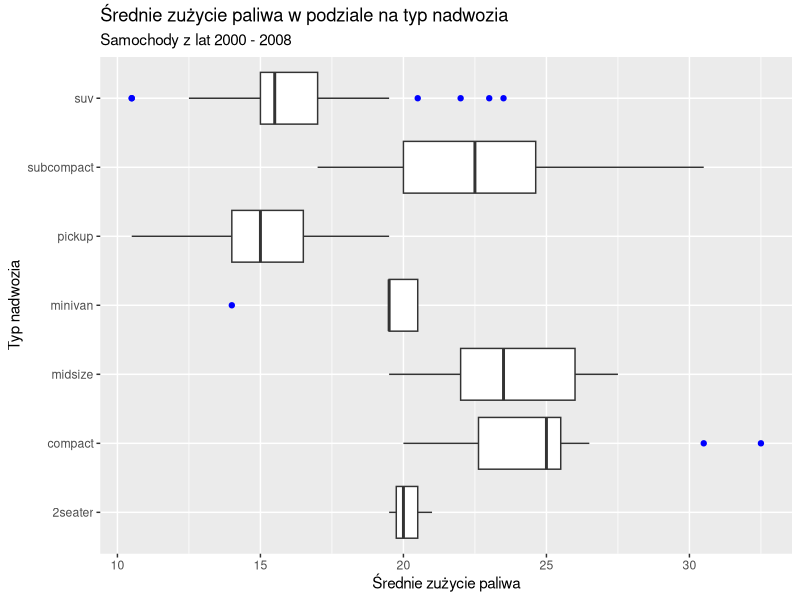
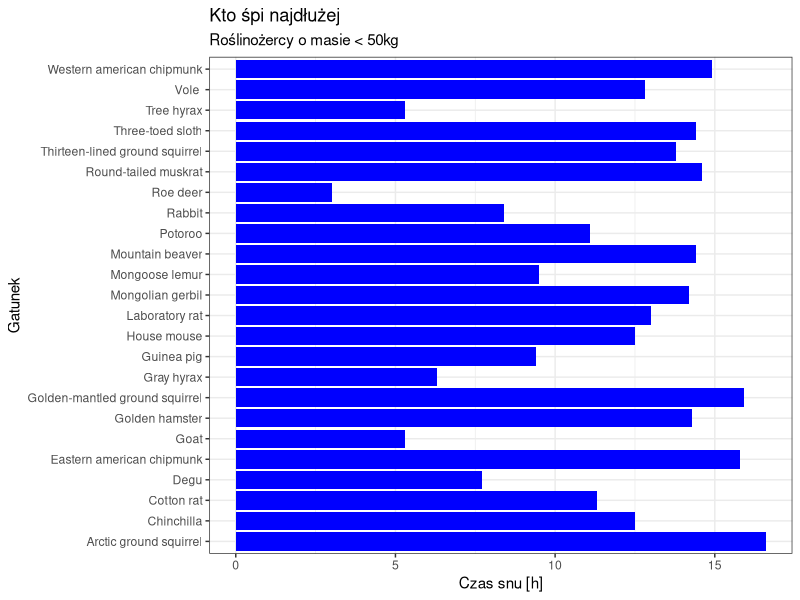
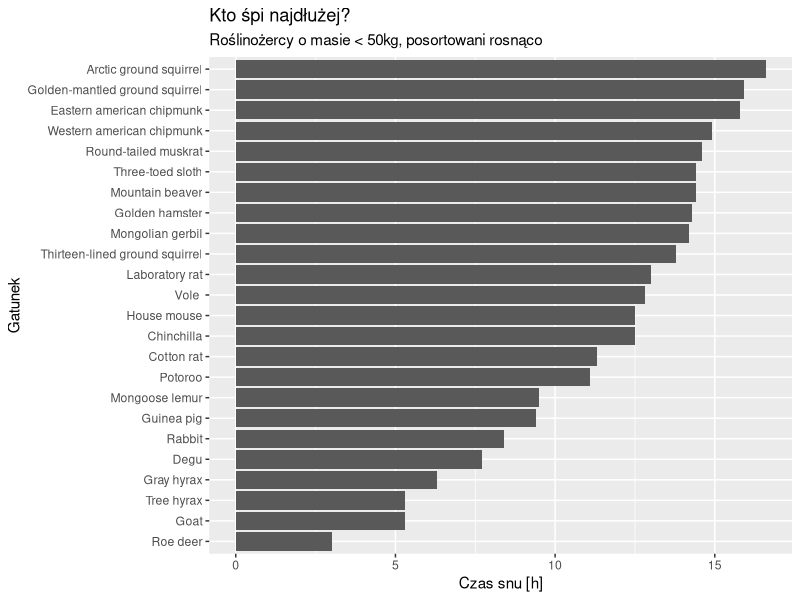
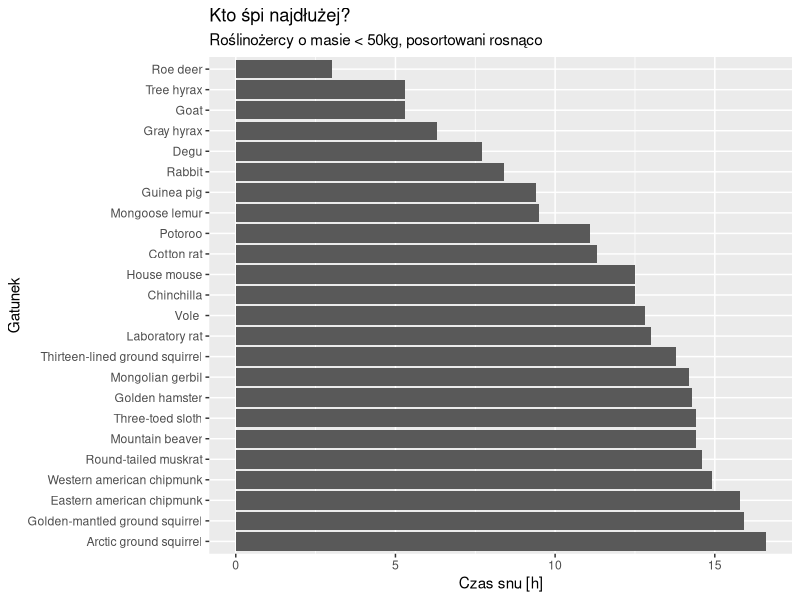
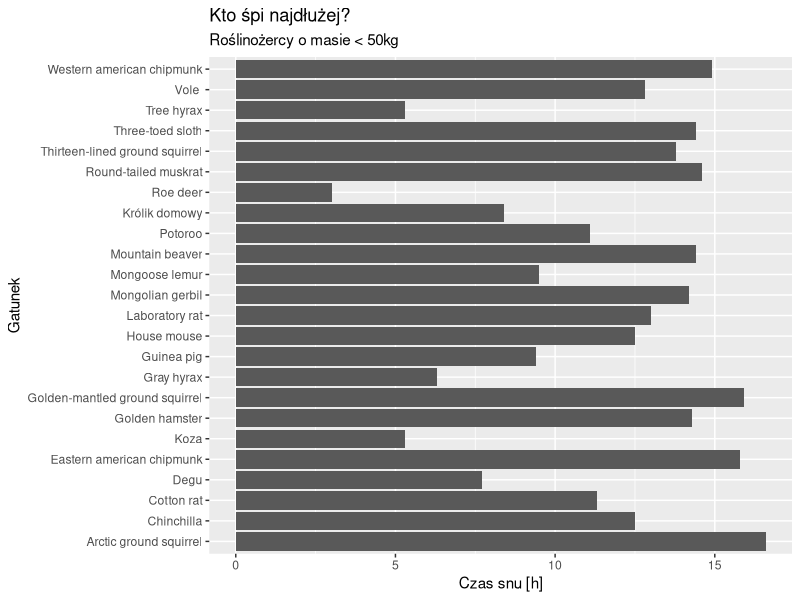
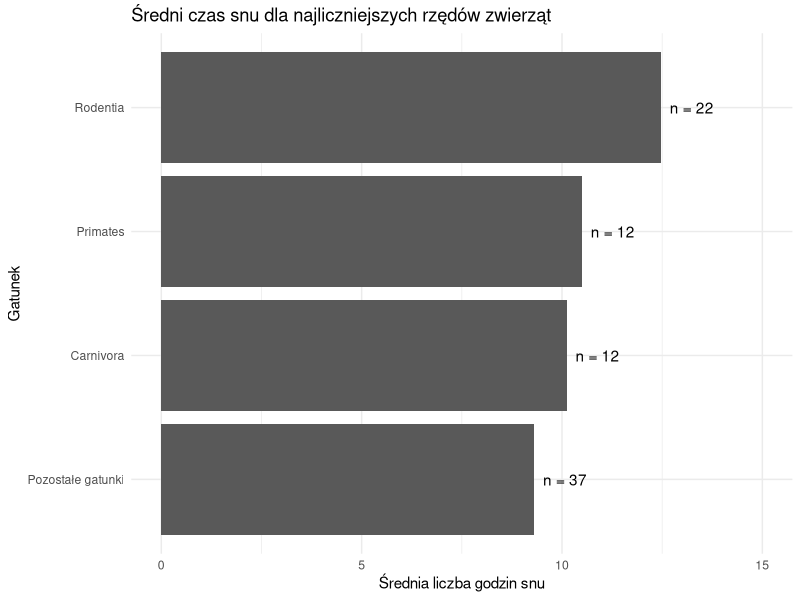
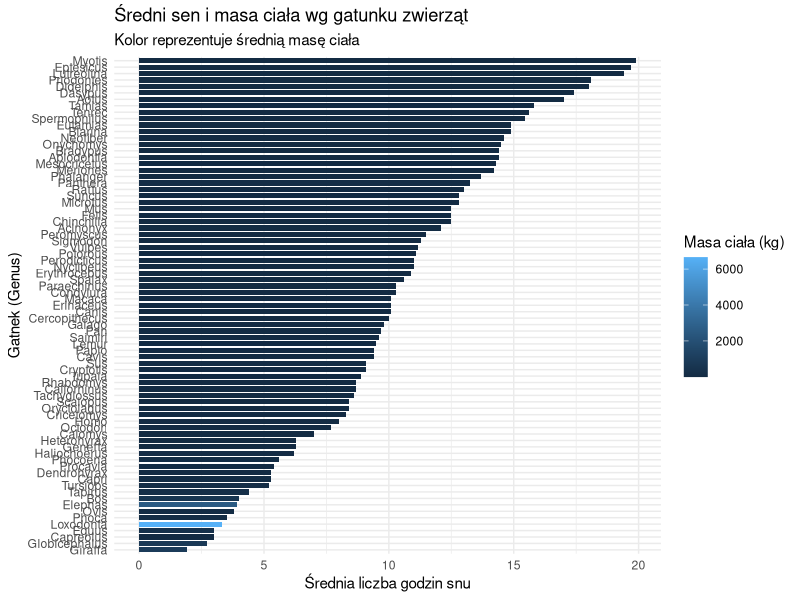
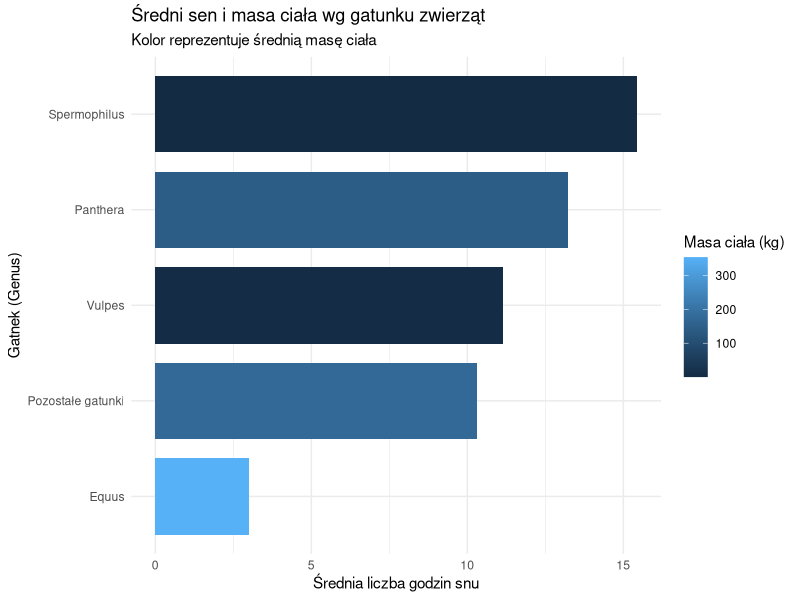

Write the R code that produced these figures, in order.
#=======================================================#
#              WSTĘP DO EKSPLORACJI DANYCH              # 
#                     LABORATORIUM 4                    #
#=======================================================#
library(dplyr)
library(ggplot2)
library(forcats)

# 0. Zadania rozgrzewkowe -------------------------------------------------

?mpg
# Note: dane z pakietu ggplot2, dane na temat samochodów

?msleep
# Note: dane z pakietu ggplot2, dane na temat snu ssaków

## Zadanie 0.1 -------------------------------------------------------------
# Załóżmy, że interesują nas tylko samochody z lat 2000-2008 (kolumna year).
# Stwórz nową kolumną fuel_efficiency, która będzie średnią z zużycia paliwa
# w mieście (cty) i na autostradzie (hwy). 
# Narysuj rozkład tej nowej zmiennej w podziale na typ nadwozia (class).

mpg %>% 
  filter(year >= 2000, year <= 2008) %>% 
  mutate(fuel_efficiency = (cty + hwy)/2) %>% 
  ggplot(aes(x = fuel_efficiency, y = class)) +
  geom_boxplot(outlier.color = "blue") +
  labs(x = "Średnie zużycie paliwa",
       y = "Typ nadwozia",
       title = "Średnie zużycie paliwa w podziale na typ nadwozia",
       subtitle = "Samochody z lat 2000 - 2008")


## Zadanie 0.2 -------------------------------------------------------------
# Używając zbioru danych msleep wykonaj następujące kroki:

# 1) Wybierz tylko te zwierzęta, których masa ciała (bodywt)
# jest mniejsza niż 50 kg i które są roślinożercami (vore == "herbi").

# 2) Stwórz wykres słupkowy, który pokaże łączny czas snu (sleep_total)
# dla poszczególnych gatunków (name).

# 3) Chcemy, aby nazwy zwierząt były na osi pionowej.

msleep %>% 
  filter(bodywt < 50, vore == "herbi") %>% 
  ggplot(aes(x = sleep_total, y = name)) + 
  geom_col(fill = "blue") +
  labs(title = "Kto śpi najdłużej",
       subtitle = "Roślinożercy o masie < 50kg",
       x = "Czas snu [h]",
       y = "Gatunek") +
  theme_bw()


# !Note: Słupki bez sortowania ciężko się odczytuje, znacznie łatwiej 
# uzyskiwać informacji jeżeli słupki są posortowane. Oczywiście sortowanie 
# nie ma sensu gdy kolejne słupki to są na przykład lata.

# 1. forcats --------------------------------------------------------------

# !Note: Pakiet forcats jest pomocnikiem w sortowaniu wartości (w szczególności
# gdy są to zmienne factor).


# a) sortowanie według wartości - fct_reorder -----------------------------

# malejąco
msleep %>% 
  filter(bodywt < 50, vore == "herbi") %>% 
  mutate(name = fct_reorder(name, sleep_total)) %>% # Sortuje name według sleep_total 
  ggplot(aes(x = sleep_total, y = name)) + 
  geom_col() +
  labs(title = "Kto śpi najdłużej?",
       subtitle = "Roślinożercy o masie < 50kg, posortowani rosnąco",
       x = "Czas snu [h]", y = "Gatunek")

# rosnąco
msleep %>% 
  filter(bodywt < 50, vore == "herbi") %>% 
  mutate(name = fct_reorder(name, desc(sleep_total))) %>% # Sortuje name według sleep_total
  ggplot(aes(x = sleep_total, y = name)) + 
  geom_col() +
  labs(title = "Kto śpi najdłużej?",
       subtitle = "Roślinożercy o masie < 50kg, posortowani rosnąco",
       x = "Czas snu [h]", y = "Gatunek")



# b) zmiana nazw na bardziej czytelne - fct_recode ------------------------

msleep %>% 
  filter(bodywt < 50, vore == "herbi") %>% 
  mutate(name = fct_recode(name, 
                           "Królik domowy" = "Rabbit",
                           "Krowa" = "Cow",
                           "Koza" = "Goat")) %>% 
  ggplot(aes(x = sleep_total, y = name)) + 
  geom_col() +
  labs(title = "Kto śpi najdłużej?",
       subtitle = "Roślinożercy o masie < 50kg",
       x = "Czas snu [h]", y = "Gatunek")



# c) łączenie w grupy - fct_lump() ----------------------------------------

msleep_top_orders <- msleep %>%
  mutate(order_lumped = fct_lump(order, n = 3, other_level = "Pozostałe gatunki")) %>%
  group_by(order_lumped) %>%
  summarise(avg_sleep = mean(sleep_total), count = n())

ggplot(msleep_top_orders, aes(x = avg_sleep, y = fct_reorder(order_lumped, avg_sleep))) +
  geom_col() +
  geom_text(aes(label = paste("n =", count)), hjust = -0.2) + 
  labs(
    title = "Średni czas snu dla najliczniejszych rzędów zwierząt",
    x = "Średnia liczba godzin snu",
    y = "Gatunek"
  ) +
  xlim(0, 15) + 
  theme_minimal()

# 2. ggplot - kolory i skale ----------------------------------------------


# Zadanie 2.1 -------------------------------------------------------------
# Pogrupuj zwierzęta według gatunku (genus), wylicz dla każdego gatunku
# średni czas snu i średnią wagę ciała. Przygotuj wykres słupkowy,
# który na osi OX będzie przedstawiał średnią liczbę godzin snu,
# oś OY to gatunek a kolorem masę ciała.

p <- msleep %>%
  group_by(genus) %>% 
  summarise(
    avg_sleep = mean(sleep_total),
    avg_bodywt = mean(bodywt)
  ) %>%
  ggplot(aes(x = avg_sleep, y = fct_reorder(genus, avg_sleep))) +
  geom_col(aes(fill = avg_bodywt, width = 0.8)) + # width - szerokość słupka
  labs(
    title = "Średni sen i masa ciała wg gatunku zwierząt",
    subtitle = "Kolor reprezentuje średnią masę ciała",
    x = "Średnia liczba godzin snu",
    y = "Gatnek (Genus)",
    fill = "Masa ciała (kg)"
  ) +
  theme_minimal()

p

# Co jest do poprawy? -----------------------------------------------------
# a) nachodzące opisy osi
# b) skala kolorystyczna
# c) transformacja log?


# a) ----------------------------------------------------------------------

msleep %>%
  mutate(genus_lump = fct_lump_n(genus, n = 4, other_level = "Pozostałe gatunki")) %>% 
  group_by(genus_lump) %>% 
  summarise(
    avg_sleep = mean(sleep_total),
    avg_bodywt = mean(bodywt)
  ) %>%
  ggplot(aes(x = avg_sleep, y = fct_reorder(genus_lump, avg_sleep))) +
  geom_col(aes(fill = avg_bodywt), width = 0.8) +
  labs(
    title = "Średni sen i masa ciała wg gatunku zwierząt",
    subtitle = "Kolor reprezentuje średnią masę ciała",
    x = "Średnia liczba godzin snu",
    y = "Gatnek (Genus)",
    fill = "Masa ciała (kg)"
  ) +
  theme_minimal()

p + 
  theme(axis.text.y = element_text(size = 6, angle = 25)) # mniejsza czcionka i pod kątem

# osie (x & y) ------------------------------------------------------------

p + 
  scale_x_continuous(expand = c(0,0))

p + 
  scale_x_continuous(expand = expansion(mult = c(0, 0.1)))

p +
  scale_x_continuous(position = "top") 

p +
  scale_x_reverse()

p +
  scale_y_discrete(position = "right")


# b)  ---------------------------------------------------------------------

# install.packages("RColorBrewer")
library(RColorBrewer)
RColorBrewer::brewer.pal(n = 5, name = "Blues")
c("#EFF3FF", "#BDD7E7", "#6BAED6", "#3182BD", "#08519C")

p + 
  scale_fill_gradient(low ="lightblue", high="red")

msleep %>%
  group_by(genus) %>% 
  summarise(
    avg_sleep = mean(sleep_total),
    avg_bodywt = mean(bodywt)
  ) %>% 
  ungroup() %>% 
  summarise(q99 = quantile(avg_bodywt, 0.99),
            min = min(avg_bodywt),
            max = max(avg_bodywt))

p + 
  scale_fill_gradient2(
    low = "navyblue", high = "red", mid = "white",
    limits = c(0, 6700), midpoint = 3533
  )

# c) ----------------------------------------------------------------------

msleep %>%
  group_by(genus) %>% 
  summarise(
    avg_sleep = mean(sleep_total),
    avg_bodywt = mean(bodywt)
  ) %>%
  ggplot(aes(x = avg_sleep, y = fct_reorder(genus, avg_sleep))) +
  geom_col(aes(fill = avg_bodywt), width = 0.8) +
  labs(
    title = "Średni sen i masa ciała wg gatunku zwierząt",
    subtitle = "Kolor reprezentuje średnią masę ciała",
    x = "Średnia liczba godzin snu",
    y = "Gatnek (Genus)",
    fill = "Masa ciała (kg)"
  ) +
  theme_minimal() +
  scale_fill_viridis_c(
    trans = "log10", 
    labels = scales::label_number()
  )

# legenda  ----------------------------------------------------------------

p

p +
  theme(legend.position = "bottom")
p +
  theme(legend.position = "none")
p +
  theme(legend.title = element_blank())


p +
  theme(
    legend.title = element_text(color = "blue", size = 15),
    legend.text = element_text(color = "red", face = "bold")
  )

p +
  theme(
    legend.position = c(0.95, 0.2),
    legend.justification = c("right", "bottom"),
    legend.background = element_rect(fill = "white", color = "black")
  )

p +
  theme(legend.position = "top", legend.direction = "horizontal") +
  guides(fill = guide_colorbar(barwidth = 15, barheight = 0.5))

p +
  theme(legend.key = element_blank(),
        legend.key.size = unit(1.2, "cm"))


# Zadanie 2.2 -------------------------------------------------------------
# Wykorzystując zbiór danych mpg, przygotuj wykres słupkowy przedstawiający 
# średnie zużycie paliwa na autostradzie (hwy) dla poszczególnych 
# producentów (manufacturer).
# Wymagania:
# - Słupki na wykresie muszą być posortowane według średniego zużycia 
# paliwa (od największego do najmniejszego).
# - Oś pionowa (OY) powinna reprezentować producentów, 
# - Oś pozioma (OX) średnie zużycie.

mpg_task <- mpg %>%
  group_by(manufacturer) %>%
  summarise(avg_hwy = mean(hwy)) %>%
  mutate(manufacturer = fct_reorder(manufacturer, avg_hwy))

ggplot(mpg_task, aes(x = avg_hwy, y = manufacturer)) +
  geom_col() +
  labs(
    title = "Średnie zużycie paliwa na autostradzie",
    x = "Średnie hwy",
    y = "Producent"
  ) +
  theme_minimal()


# Zadanie 2.3 -------------------------------------------------------------
# Wykorzystując zbiór danych msleep, stwórz wykres punktowy, który pokaże 
# relację między masą ciała (bodywt) na osi OX, a łącznym czasem 
# snu (sleep_total) na osi OY.
# Wymagania:
# - Zmienną vore (rodzaj pożywienia) ogranicz do 3 najliczniejszych kategorii, 
# a pozostałe zgrupuj jako "Inne".
# - Ponieważ masa ciała ma duże rozpiętości (outliery), 
# zastosuj transformację logarytmiczną dla skali osi OX.
# - Punkty na wykresie powinny mieć kolor zależny od nowej, 
# pogrupowanej zmiennej vore.
# - Przenieś legendę na górę wykresu.

msleep_task <- msleep %>%
  mutate(vore_grouped = fct_lump(vore, n = 3, other_level = "Inne"))

ggplot(msleep_task, aes(x = bodywt, y = sleep_total, color = vore_grouped)) +
  geom_point(size = 3, alpha = 0.7) +
  scale_x_log10(labels = scales::label_number()) + 
  labs(
    title = "Relacja masy ciała do czasu snu",
    subtitle = "Skala logarytmiczna dla masy ciała",
    x = "Masa ciała (log10 kg)",
    y = "Łączny sen (h)",
    color = "Rodzaj pożywienia"
  ) +
  theme_minimal() +
  theme(legend.position = "top")
